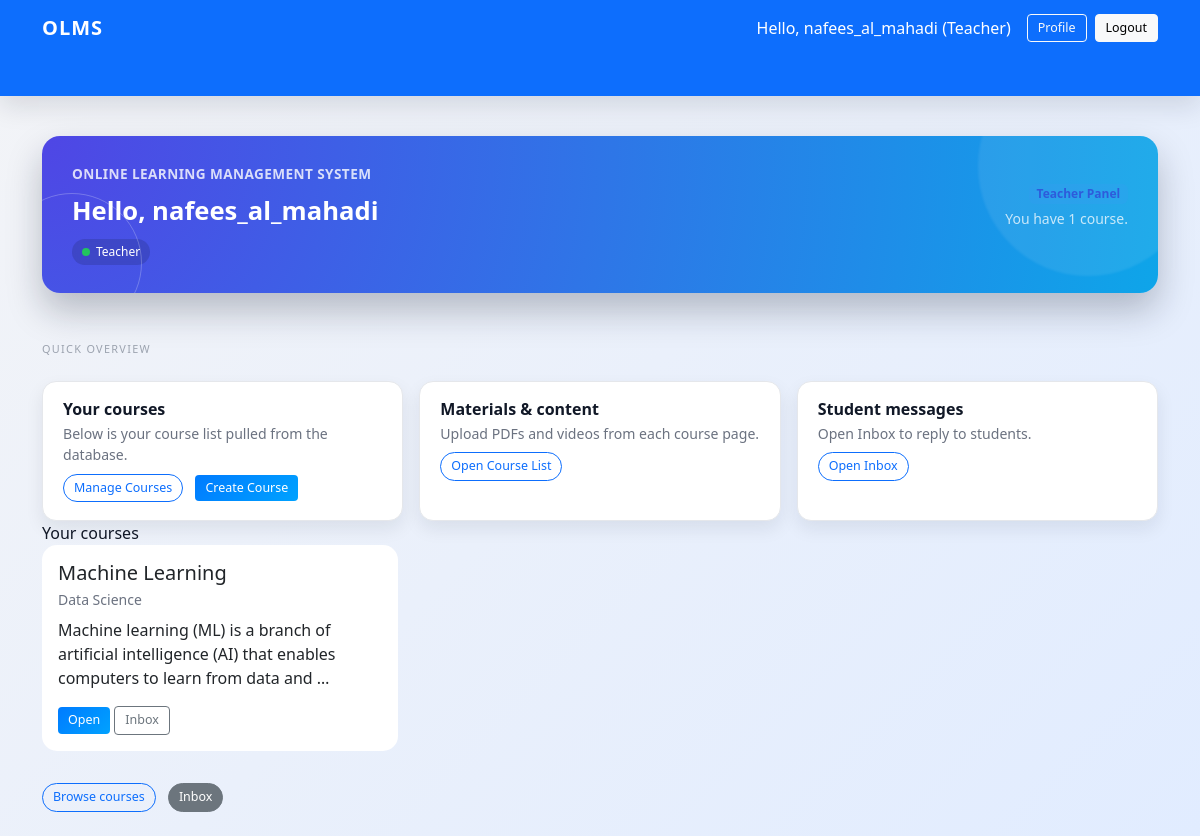
Page /dashboard/ (signed in) on the committed database.
### accounts/models.py (models this page shows, shortened)
class CustomUser(AbstractUser):
    ROLE_CHOICES = (
        ('admin', 'Admin'),
        ('teacher', 'Teacher'),
        ('student', 'Student'),
    )
    role = models.CharField(max_length=10, choices=ROLE_CHOICES, default='student')
    phone = models.CharField(max_length=20, blank=True, null=True)
    gender = models.CharField(max_length=10, blank=True, null=True)
    profile_photo = models.ImageField(upload_to='profiles/', blank=True, null=True)
    qualification = models.CharField(max_length=255, blank=True, null=True)
    expertise = models.CharField(max_length=255, blank=True, null=True)
    def is_teacher(self):
        return self.role == 'teacher'
    def is_student(self):
        return self.role == 'student'

### courses/models.py (models this page shows, shortened)
class Course(models.Model):
    teacher = models.ForeignKey(
        User, on_delete=models.CASCADE, related_name='courses'
    )
    title = models.CharField(max_length=200)
    description = models.TextField()
    category = models.ForeignKey(
        Category, on_delete=models.SET_NULL, null=True, blank=True
    )
    price = models.DecimalField(max_digits=8, decimal_places=2, default=0)
    created_at = models.DateTimeField(auto_now_add=True)
    updated_at = models.DateTimeField(auto_now=True)
    is_active = models.BooleanField(default=True)

class Category(models.Model):
    name = models.CharField(max_length=100, unique=True)
    description = models.TextField(blank=True, null=True)
    def __str__(self):
        return self.name

### accounts/views.py (the view, shortened to what this page needs)
# urls.py: path('dashboard/', dashboard_view, name='dashboard'),
@login_required
def dashboard_view(request):
    user = request.user
    context = {"user": user}
    if _flag(user, "is_teacher"):
        courses = (
            Course.objects.filter(teacher=user)
            .prefetch_related("materials")  # reverse FK => prefetch_related
        )
        context.update(
            {
                "courses": courses,
            }
        )
    return render(request, "accounts/dashboard.html", context)

### accounts/views.py (called while the page is built)
def _flag(user, attr_name: str) -> bool:
    val = getattr(user, attr_name, False)
    return val() if callable(val) else bool(val)

### accounts/templates/accounts/dashboard.html (shortened to what this page needs)
{% extends 'base.html' %}
{% block content %}
<div class="row">
    <div class="col-12">
        <div class="olms-dashboard-hero mb-4">
            <div class="d-flex justify-content-between align-items-start flex-wrap">
                <div>
                    <div class="olms-dashboard-title mb-2">
                        Online Learning Management System
                    </div>
                    <div class="olms-dashboard-name mb-1">
                        Hello, {{ user.username }}
                    </div>
                    <div class="olms-role-pill mt-1">
                        <span class="badge-dot"></span>
                        <span>
                            {{ user.get_role_display }}
                        </span>
                    </div>
                </div>
                <div class="mt-3 mt-md-0 text-md-end">
                    {% if user.is_teacher %}
                        <span class="badge olms-badge-role-teacher mb-1">Teacher Panel</span>
                        <div class="small opacity-75">
                            You have {{ courses|length }} course{{ courses|length|pluralize }}.
                        </div>
                    {% elif user.is_student %}
                        <span class="badge olms-badge-role-student mb-1">Student Panel</span>
                        <div class="small opacity-75">
                            You are enrolled in {{ enrollments|length }} course{{ enrollments|length|pluralize }}.
                        </div>
                    {% elif user.is_superuser or user.is_admin %}
                        <span class="badge olms-badge-role-admin mb-1">Admin Panel</span>
                        <div class="small opacity-75">
                            Monitor users, courses, payments and reports.
                        </div>
                    {% endif %}
                </div>
            </div>
        </div>
    </div>
</div>
<div class="olms-divider-label">Quick overview</div>
<div class="olms-dashboard-grid">
    {% if user.is_teacher %}
        <div class="olms-dashboard-card">
           <h5>Your courses</h5>
            <p>Below is your course list pulled from the database.</p>
            <a class="btn btn-outline-primary btn-sm mt-2" href="{% url 'courses:teacher_course_list' %}">
             Manage Courses
            </a>
            <a class="btn btn-primary btn-sm mt-2 ms-2" href="{% url 'courses:course_create' %}">
             Create Course
            </a>
        </div>
        <div class="olms-dashboard-card">
            <h5>Materials & content</h5>
            <p>Upload PDFs and videos from each course page.</p>
            <a class="btn btn-outline-primary btn-sm mt-2" href="{% url 'courses:teacher_course_list' %}">
             Open Course List
            </a>
        </div>
        <div class="olms-dashboard-card">
            <h5>Student messages</h5>
            <p>Open Inbox to reply to students.</p>
            <a class="btn btn-outline-primary btn-sm mt-2" href="{% url 'messaging:inbox' %}">
             Open Inbox
            </a>
        </div>
    {% endif %}
</div>
{% if user.is_teacher %}
    <div class="olms-section-title">Your courses</div>
    <div class="row">
        {% for course in courses %}
            <div class="col-md-4 mb-3">
                <div class="card h-100">
                    <div class="card-body">
                        <h5 class="card-title mb-1">{{ course.title }}</h5>
                        <div class="text-muted small mb-2">{{ course.category }}</div>
                        <p class="card-text">{{ course.description|truncatewords:18 }}</p>
                        <a class="btn btn-primary btn-sm"
                           href="{% url 'courses:course_detail' course.pk %}">
                            Open
                        </a>
                        <a class="btn btn-outline-secondary btn-sm"
                           href="{% url 'messaging:inbox' %}">
                            Inbox
                        </a>
                    </div>
                </div>
            </div>
        {% empty %}
            <div class="col-12">
                <div class="alert alert-info mb-0">
                    No courses found. Create one from the Courses section.
                </div>
            </div>
        {% endfor %}
    </div>
{% endif %}
<div class="mt-3">
    <a class="btn btn-outline-primary btn-sm" href="{% url 'courses:course_list' %}">Browse courses</a>
    <a class="btn btn-secondary btn-sm ms-2" href="{% url 'messaging:inbox' %}">Inbox</a>
</div>
{% endblock %}

### templates/base.html (shortened to what this page needs)
{% load static %}
<!DOCTYPE html>
<html lang="en">
<head>
    <link rel="stylesheet"
          href="https://cdn.jsdelivr.net/npm/bootstrap@5.3.2/dist/css/bootstrap.min.css">
    <link rel="stylesheet"
          href="{% static 'css/style.css' %}">
</head>
<body class="bg-light">
<nav class="navbar navbar-expand-lg navbar-dark bg-primary mb-3">
    <div class="container">
        <a class="navbar-brand fw-bold" href="{% url 'accounts:dashboard' %}">OLMS</a>
        <div class="collapse navbar-collapse justify-content-end" id="navbarMain">
            {% if user.is_authenticated %}
                <span class="text-white me-3">
                    Hello, {{ user.username }} ({{ user.get_role_display }})
                </span>
                <a href="{% url 'accounts:profile' %}"
                   class="btn btn-outline-light btn-sm">
                    Profile
                </a>
                <a href="{% url 'accounts:logout' %}"
                   class="btn btn-light btn-sm ms-2">
                    Logout
                </a>
            {% else %}
                <a href="{% url 'accounts:login' %}"
                   class="btn btn-light btn-sm">
                    Login
                </a>
            {% endif %}
        </div>
    </div>
</nav>
<div class="container py-4">
    {% block content %}{% endblock %}
</div>
</body>
</html>

### static/css/style.css (style rules this page uses)
body { background: linear-gradient(135deg, #f3f4f7, #e1ecff); font-family: system-ui, -apple-system, BlinkMacSystemFont, "Segoe UI", sans-serif; color: #111827; }
.container { padding-bottom: 40px; }
h1, h2, h3, h4, h5 { color: #111827; }
.navbar { box-shadow: 0 10px 25px rgba(15, 23, 42, 0.12); }
.navbar-brand { letter-spacing: 1px; font-weight: 600; }
.navbar .btn, .navbar a.nav-link { transition: background-color 0.15s ease, color 0.15s ease; }
.card { border-radius: 15px; border: none; background-color: #ffffff; }
.btn-primary { background: linear-gradient(135deg, #007bff, #00a2ff); border: none; }
.btn-outline-primary, .btn-outline-danger, .btn-secondary { border-radius: 999px; }
.btn-sm { font-size: 0.78rem; padding: 4px 10px; }
a { color: #2563eb; text-decoration: none; }
.text-muted { color: #6b7280 !important; }
.mb-1 { margin-bottom: 0.25rem !important; }
.mb-2 { margin-bottom: 0.5rem !important; }
.mb-3 { margin-bottom: 1rem !important; }
.mt-2 { margin-top: 0.5rem !important; }
.mt-3 { margin-top: 1rem !important; }

### accounts/templates/accounts/dashboard.html (style rules this page uses)
.olms-dashboard-hero { background: radial-gradient(circle at top left, #4f46e5, #0ea5e9); border-radius: 18px; padding: 28px 30px; color: #fff; position: relative; overflow: hidden; box-shadow: 0 18px 35px rgba(15, 23, 42, 0.25); }
.olms-dashboard-hero::before { content: ""; position: absolute; width: 220px; height: 220px; border-radius: 50%; background: rgba(248, 250, 252, 0.08); top: -80px; right: -40px; filter: blur(1px); }
.olms-dashboard-hero::after { content: ""; position: absolute; width: 140px; height: 140px; border-radius: 50%; border: 1px solid rgba(248, 250, 252, 0.25); bottom: -40px; left: -40px; }
.olms-dashboard-title { font-weight: 700; letter-spacing: 0.03em; text-transform: uppercase; font-size: 0.85rem; opacity: 0.8; }
.olms-dashboard-name { font-size: 1.6rem; font-weight: 600; }
.olms-role-pill { display: inline-flex; align-items: center; gap: 6px; padding: 4px 10px; border-radius: 999px; font-size: 0.75rem; background: rgba(15, 23, 42, 0.16); backdrop-filter: blur(6px); }
.olms-role-pill span.badge-dot { width: 8px; height: 8px; border-radius: 999px; background: #22c55e; }
.olms-dashboard-grid { margin-top: 24px; display: grid; grid-template-columns: repeat(auto-fit, minmax(220px, 1fr)); gap: 16px; }
.olms-dashboard-card { background: #ffffff; border-radius: 14px; padding: 18px 20px; box-shadow: 0 8px 18px rgba(15, 23, 42, 0.08); border: 1px solid #e5e7eb; transition: transform 0.15s ease, box-shadow 0.15s ease, border-color 0.15s ease; position: relative; overflow: hidden; }
.olms-dashboard-card h5 { font-size: 1rem; font-weight: 600; margin-bottom: 4px; }
.olms-dashboard-card p { margin-bottom: 0; font-size: 0.88rem; color: #6b7280; }
.olms-badge-role-teacher { background: rgba(59, 130, 246, 0.12); color: #1d4ed8; }
.olms-divider-label { text-transform: uppercase; letter-spacing: 0.12em; font-size: 0.68rem; color: #9ca3af; margin-top: 24px; margin-bottom: 8px; }

### rows in the picture
CustomUser: username "nafees_al_mahadi", role "Teacher"
Course: title "Machine Learning", category "Data Science", description "Machine learning (ML) is a branch of artificial intelligence (AI) that enables computers to learn from data and …"

### other values in the picture
{{ courses|length }} "1"
